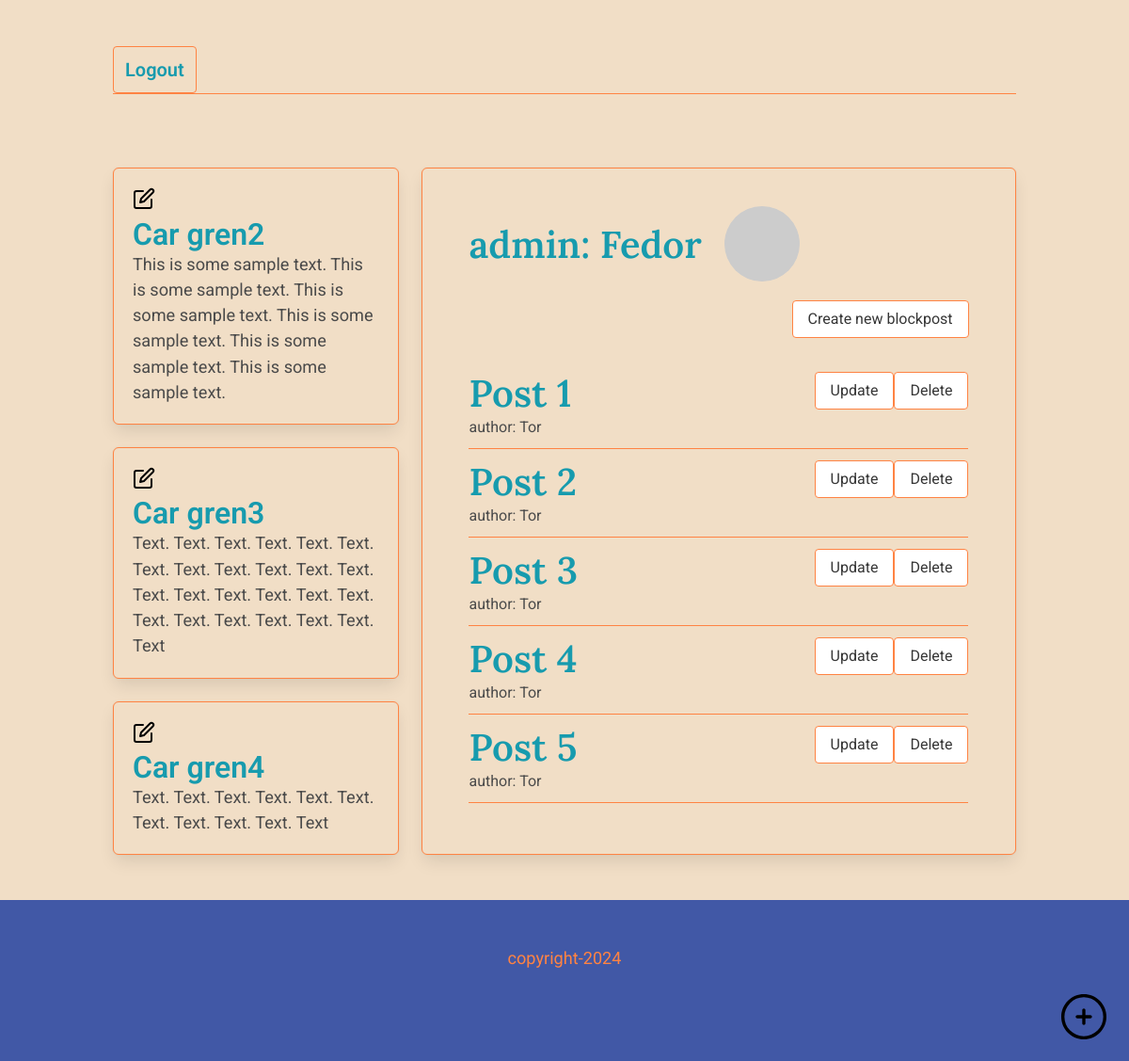
Page /admin/Fedor (signed in) on the earlier database version.
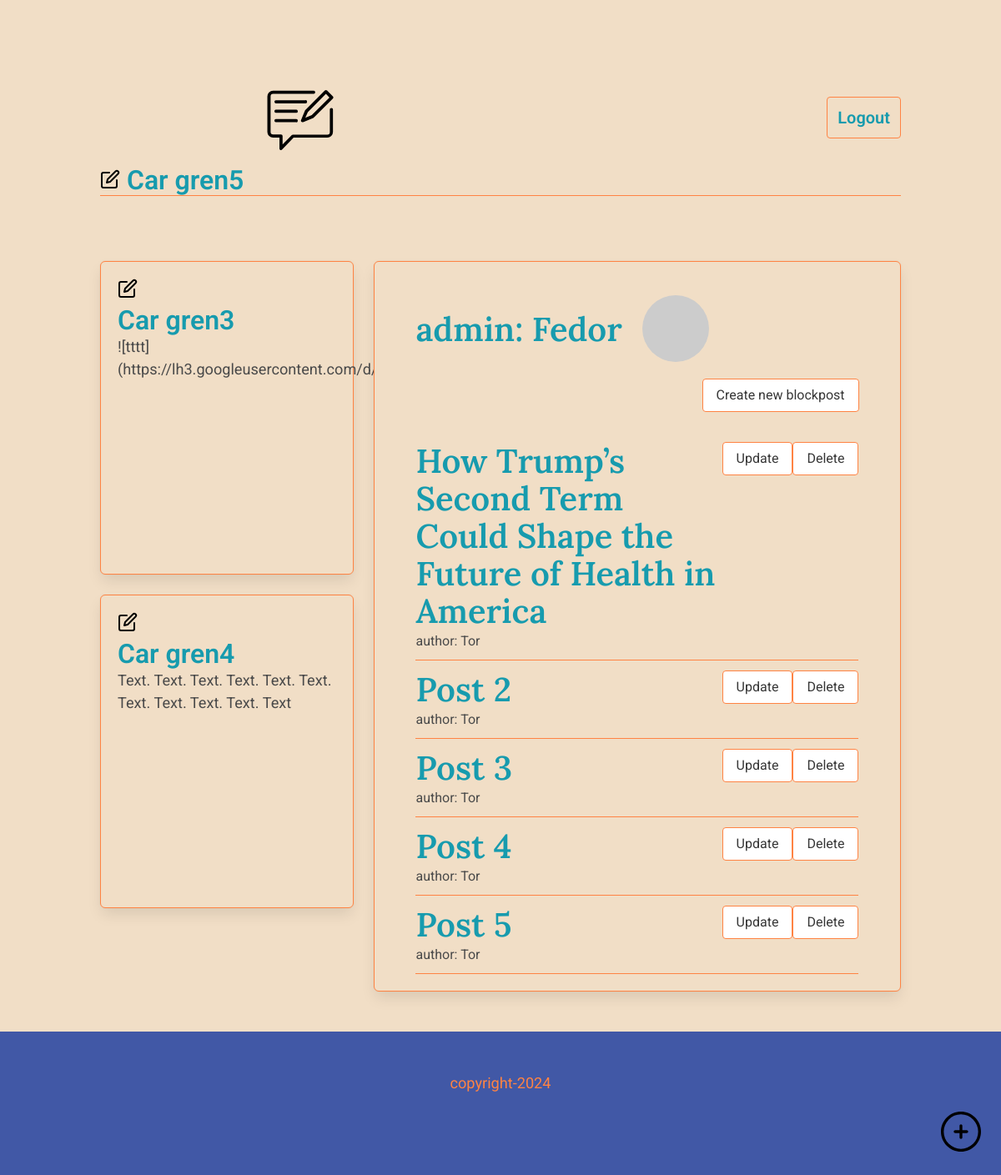
Same page on the later database version.
### app/models.py (models this page shows, shortened)
class Component(db.Model):
    id: orm.Mapped[int] = orm.mapped_column(primary_key=True)
    component_title: orm.Mapped[str] = orm.mapped_column(alchemy.String(70))
    component_body: orm.Mapped[str] = orm.mapped_column(alchemy.String(500))
    component_type: orm.Mapped[str] = orm.mapped_column(alchemy.String(50))

class User(db.Model, UserMixin):
    id: orm.Mapped[int] = orm.mapped_column(primary_key=True)
    username: orm.Mapped[str] = orm.mapped_column(alchemy.String(64), index=True, unique=True)
    email: orm.Mapped[str] = orm.mapped_column(alchemy.String(120), index=True, unique=True)
    password_hash: orm.Mapped[Optional[str]] = orm.mapped_column(alchemy.String(256)) # 16-тиричное число хранящее пароль в виде цифр и букв
    posts: orm.WriteOnlyMapped['Post'] = orm.relationship(back_populates="author")
    about_me: orm.Mapped[Optional[str]] = orm.mapped_column(alchemy.String(256)) # биография
    last_seen: orm.Mapped[Optional[datetime]] = orm.mapped_column(default=lambda:datetime.now(timezone.utc)) # указание времени последнего посещения
    def avatar(self, size):
        image = md5(self.email.lower().encode("utf-8")).hexdigest()
        return f"https://www.gravatar.com/avatar/{image}? if d = identicon&s={size}"

class Post(db.Model):
    id: orm.Mapped[int] = orm.mapped_column(primary_key=True)
    post_title: orm.Mapped[str] = orm.mapped_column(alchemy.String(70))
    post_body: orm.Mapped[str] = orm.mapped_column(alchemy.String(5000))
    date_created: orm.Mapped[datetime] = orm.mapped_column(default=lambda:datetime.now(timezone.utc), index=True) # указание времени конкретного поста
    user_id: orm.Mapped[int] = orm.mapped_column(alchemy.ForeignKey(User.id), index=True)
    author: orm.Mapped["User"] = orm.relationship(back_populates="posts")

### app/routes.py (the view)
@app.route("/admin/<username>")
@login_required
def admin(username):
    posts = db.session.query(Post).all()
    user = db.first_or_404(alchemy.select(User).where(User.username == username))
    components = db.session.query(Component).all()
    return render_template("admin.html", user = user, posts = posts, components = components)

### app/models.py (called while the page is built)
@login.user_loader
def load_user(id):
    return db.session.get(User, int(id))

### app/templates/admin.html (shortened to what this page needs)
{%extends "base.html"%}
{%block content%}
<div class = "tile is-vertical is-parent">
<section class = "tile is-child box">
<header id="admin-header">
<h2 class="title is-2">admin: {{user.username}}</h2>
<img src="{{user.avatar(64)}}" alt="avatar">
</header>
<div>
<a href="{{url_for('post_editor', action = 'new')}}" id="new-post-btn" class="button">Create new blockpost</a>
</div>
<ul>
    {%for post in posts%}
    <li>
        <div>
        <h3 class="title is-5">{{post.post_title}}</h3>
        <h4 class="subtitle is-6">author: {{post.author.username}}</h4>
        </div>
    <a class="button" href="{{url_for('post_editor', action = 'update', id = post.id)}}">Update</a>
    <a class="button" href="{{url_for('delete', id = post.id)}}">Delete</a>
    </li>
    {%endfor%}
</ul>
</section>
</div>
{%endblock%}

### app/templates/base.html (shortened to what this page needs)
<!DOCTYPE html>
<html lang="en">
<head>
    <link rel="stylesheet" href="{{url_for('static', filename = 'style.css')}}">
    <link rel = "stylesheet" href = "https://cdnjs.cloudflare.com/ajax/libs/bulma/0.7.1/css/bulma.min.css">
</head>
<body>
    <section class = "section">
        <div class = "container">
           <span class = "title navbar">
                {%for component in components%}
                {%if component.component_type == "blog name"%}
                <div id="logo_container">
                {%if not current_user.is_anonymous%}
                <a href="{{url_for('component_editor', action = 'update', id = component.id)}}"><img src="{{url_for('static', filename = 'edit_icon.svg')}}" alt=""></a>
                {%endif%}
                <a href="/index" class="title"> {{component.component_title}} <img id="logo" src="{{url_for('static', filename = 'logo.svg')}}" alt=""> </a>
                </div>
                {%endif%}
                {%endfor%}
                {%if current_user.is_anonymous%}
                <a href="{{url_for('login')}}" class="button is-primary is-medium is-outlined navbar-item">Log in</a>
                {%else%}
                <a href="{{url_for('logout')}}" class="button is-primary is-medium is-outlined navbar-item">Logout</a>
                {%endif%}
           </span>
           <br>
           <br>
    <div class = "tile is-ancestor">
        <div class = "tile is-4 is-vertical is-parent" id="left-side">
            {%for component in components%}
            {%if component.component_type == "sitebar component"%}
           <div class = "tile is-child box">
            {%if not current_user.is_anonymous%}
            <a href="{{url_for('component_editor', action = 'update', id = component.id)}}"><img src="{{url_for('static', filename = 'edit_icon.svg')}}" alt=""></a>
            {%endif%}
            <p class = "title">{{component.component_title}}</p>
              {{component.component_body | safe}}
           </div>
           {%endif%}
           {%endfor%}
        </div>
        {%if not current_user.is_anonymous%}
        <a href="{{url_for('component_editor', action = 'new')}}"><img id= "plusbt", src="{{url_for('static', filename = 'plus-svgrepo.svg')}}" alt=""></a>
        {%endif%}
        {%block content%}{%endblock%}
        </div>
    </div>
    </section>
    <footer class="footer has-text-centered content">copyright-2024</footer>
</body>
</html>

### app/static/style.css (style rules this page uses)
:root { --text-size: 1.5rem; --text-color: rgb(51, 48, 59); --text-line-height: 11.5; --blog-title-size: 3.5rem; --bg-color: #F1DEC6; --box-color: #F1DEC6; --title-color: #179BAE; --border-color: #FF8343; --footer-color: #4158A6; --footer_text-color: #FF8343; }
body { background-color: var(--bg-color)!important; font-family: "Roboto", sans-serif!important; line-height: 1.5!important; font-size: calc(14px + (20 - 14) * ((100vw - 300px) / (1600 - 300)))!important; }
h1, h2, h3, h5, h6 { font-family: "Lora", serif!important; line-height: 1.2; font-size: clamp(1.5rem, 3.5vw, 2.5rem)!important; }
#left-side { max-height: 100vh; }
.box { background-color: var(--box-color)!important; border: solid 1px var(--border-color); }
.title { color: var(--title-color)!important; }
.title >a { color: var(--title-color)!important; }
.footer { background-color: var(--footer-color)!important; width: 100vw!important; color: var(--footer_text-color)!important; }
.navbar { justify-content: space-between!important; align-items: center!important; background-color: transparent!important; border-bottom: solid 1px var(--border-color); }
.button { border-color: var(--border-color)!important; display: inline-flex!important; }
ul { margin: 0 auto!important; margin-top: 3vh!important; width: 90%!important; }
ul li { border-bottom: solid 1px var(--border-color); padding: 1.5vh 0; display:flex; justify-content: space-between; }
li>div { width: 80%; }
li a { display:block; }
#admin-header { display:flex; padding: 2.5vh 5%; align-items: center; }
#admin-header h2 { max-width: 50%; margin: 0 2vw 0 0!important; }
#admin-header img { border-radius: 50%; }
header+div { display: flex; justify-content: flex-end; padding: 0 5%; }
#logo { display: inline-block; width: 10vmin; height: auto; vertical-align: sub; margin-top: 3vmin; }
#plusbt { width: 3rem; height: auto; position: fixed; bottom: 2%; right: 2%; }

Differences in the rows shown:
removed Component: component_title "Car gren2", component_body "This is some sample text. This is some sample text. This is some sample text. This is some sample text. This is some sample text. This is some sample text."
added Component: component_title "Car gren5"
changed Component "Car gren3": component_body "Text. Text. Text. Text. Text. Text. Text. Text. Text. Text. Text. Text. Text. Text. Text. Text. Text. Text. Text. Text. Text. Text. Text. Text. Text" → "![tttt]…"
changed Post: post_title "Post 1" → "How Trump’s Second Term Could Shape the Future of Health in America"
